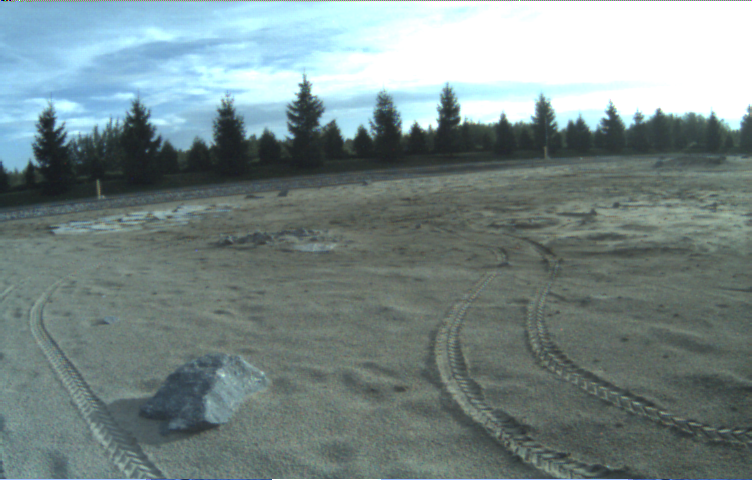
#> input picture data/omni_image0/image_for_stitching.png, 752 x 480 px
$ python main.py
#> lines starting #> are read from the running program, lines starting #| are printed output that depends on the picture
### src/sift_matchers.py
import cv2 as cv
import numpy as np

'''
Create a feature matching class Using OpenCV SIFT Detector and Brute Force Matching
'''

class sift_matcher:
	def __init__(self):
		self.sift = cv.SIFT_create()
		self.bf = cv.BFMatcher()

	# use adaptive_histogram_equilization to make the matching better
	# [7 lines left out: function adaptive_histogram_equilization, not called in this run]


	def feature_matching(self,img1, img2):
		# Initiate SIFT detector
		sift = cv.SIFT_create()
		# find the keypoints and descriptors with SIFT
		kp1, des1 = sift.detectAndCompute(img1,None)
		kp2, des2 = sift.detectAndCompute(img2,None)
		# FLANN parameters
		FLANN_INDEX_KDTREE = 1
		index_params = dict(algorithm = FLANN_INDEX_KDTREE, trees = 5)
		search_params = dict(checks=50)   # or pass empty dictionary
		flann = cv.FlannBasedMatcher(index_params,search_params)
		matches2to1 = flann.knnMatch(des2,des1,k=2)

		matchesMask_ratio = [[0,0] for i in range(len(matches2to1))]
		match_dict = {}
		for i,(m,n) in enumerate(matches2to1):
			if m.distance < 0.7*n.distance:
				matchesMask_ratio[i]=[1,0]
				match_dict[m.trainIdx] = m.queryIdx

		# perform reciprocal matching to ensure better matches
		good = []
		recip_matches = flann.knnMatch(des1,des2,k=2)
		matchesMask_ratio_recip = [[0,0] for i in range(len(recip_matches))]

		for i,(m,n) in enumerate(recip_matches):
			if m.distance < 0.7*n.distance: # ratio
				if m.queryIdx in match_dict and match_dict[m.queryIdx] == m.trainIdx:
					good.append(m)
					matchesMask_ratio_recip[i]=[1,0]

		draw_params = dict(matchColor = (0,255,0), singlePointColor = (255,0,0), matchesMask = matchesMask_ratio_recip, flags = 0)
		img3 = cv.drawMatchesKnn(img1,kp1,img2,kp2,recip_matches,None,**draw_params)
		cv.imshow("warped", img3)
		cv.waitKey()

		pts1,pts2 =([ kp1[m.queryIdx].pt for m in good ],[ kp2[m.trainIdx].pt for m in good ])

		src_pts = np.float32(pts1).reshape(-1,1,2)
		dst_pts = np.float32(pts2).reshape(-1,1,2)

		M, mask = cv.estimateAffine2D(src_pts, dst_pts, cv.RANSAC, ransacReprojThreshold=5.0)

		return M

### src/main.py
import numpy as np
import cv2 as cv
import sys
from sift_matchers import *
import time
from matplotlib.path import Path
import math

class Stitch:

    def __init__(self):

        stitch = [cv.imread('../data/omni_image'+str(i)+'/image_for_stitching.png') for i in range(10)]
#> stitch = 10 items
        self.images = [img for img in stitch]
#> self.images = 10 items
        self.matcher = sift_matcher()

        # camera intrinsics known
        K0 = np.array([[482.047,0,373.237],[0,485.211,211.02],[0,0,1]])
        K1 = np.array([[479.429,0,367.111],[0,482.666,230.626],[0,0,1]])
        K2 = np.array([[483.259,0,340.948],[0,486.027,204.701],[0,0,1]])
        K3 = np.array([[483.895,0,375.161],[0,486.584,220.184],[0,0,1]])
        K4 = np.array([[473.571,0,378.17],[0,477.53,212.577],[0,0,1]])
        K5 = np.array([[473.368,0,371.65],[0,477.558,204.79],[0,0,1]])
        K6 = np.array([[476.784,0,381.798],[0,479.991,205.64],[0,0,1]])
        K7 = np.array([[480.086,0,361.268],[0,483.581,221.179],[0,0,1]])
        K8 = np.array([[478.614,0,377.363],[0,481.574,194.839],[0,0,1]])
        K9 = np.array([[480.918,0,386.897],[0,484.086,206.923],[0,0,1]])
        self.K = [K0,K1,K2,K3,K4,K5,K6,K7,K8,K9]

    def cylindricalWarp(self,img, K):
        """This function returns the cylindrical warp for a given image and intrinsics matrix K"""
        h_,w_ = img.shape[:2]
        # pixel coordinates
        y_i, x_i = np.indices((h_,w_))
        X = np.stack([x_i,y_i,np.ones_like(x_i)],axis=-1).reshape(h_*w_,3) # to homog
        Kinv = np.linalg.inv(K)
        X = Kinv.dot(X.T).T # normalized coords
        # calculate cylindrical coords (sin\theta, h, cos\theta)
        A = np.stack([np.sin(X[:,0]),X[:,1],np.cos(X[:,0])],axis=-1).reshape(w_*h_,3)
        B = K.dot(A.T).T # project back to image-pixels plane
        # back from homog coords
        B = B[:,:-1] / B[:,[-1]]
        # make sure warp coords only within image bounds
        B[(B[:,0] < 0) | (B[:,0] >= w_) | (B[:,1] < 0) | (B[:,1] >= h_)] = -1
        B = B.reshape(h_,w_,-1)

        img_rgba = cv.cvtColor(img,cv.COLOR_BGR2BGRA) # for transparent borders...
        # warp the image according to cylindrical coords
        return cv.remap(img_rgba, B[:,:,0].astype(np.float32), B[:,:,1].astype(np.float32), cv.INTER_AREA, borderMode=cv.BORDER_TRANSPARENT)


    def stitching(self):

        self.stitchThree([2,4,6])
#> in stitchThree, img2 is the input picture: shape (480, 752, 3); mean B, G, R 136.9, 137, 120.4
#> the loop in stitchThree, `for i in range(len(input)):` made 5 passes
#> Kinv in cylindricalWarp on passes 1 to 5: [[0.0021, 0, -0.801], [0, 0.00208, -0.428], [0, 0, 1]], [[0.00207, 0, -0.706], [0, 0.00206, -0.421], [0, 0, 1]], [[0.00211, 0, -0.799], [0, 0.00209, -0.445], [0, 0, 1]], [[0.00207, 0, -0.706], [0, 0.00206, -0.421], [0, 0, 1]], [[0.0021, 0, -0.801], [0, 0.00208, -0.428], [0, 0, 1]]
#> pass 1, in cylindricalWarp, `y_i, x_i = np.indices((h_,w_))`:
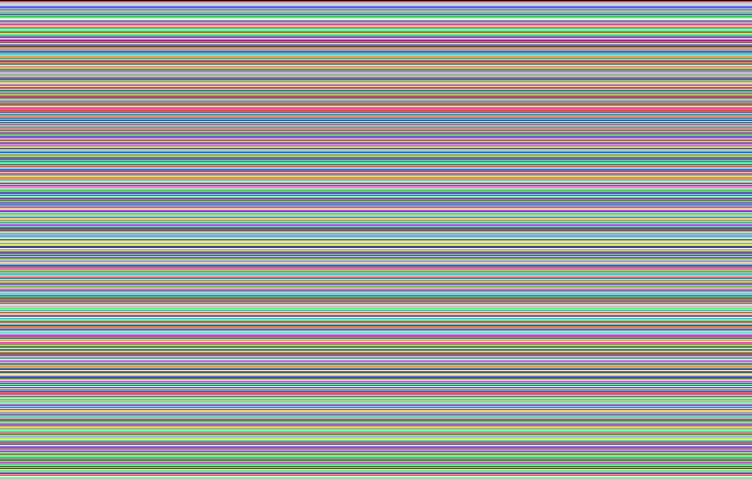
#> y_i: shape (480, 752) int64; 480 distinct labels, from 0 to 479; one colour per label, 0 black
#> pass 1, in cylindricalWarp, `y_i, x_i = np.indices((h_,w_))`:
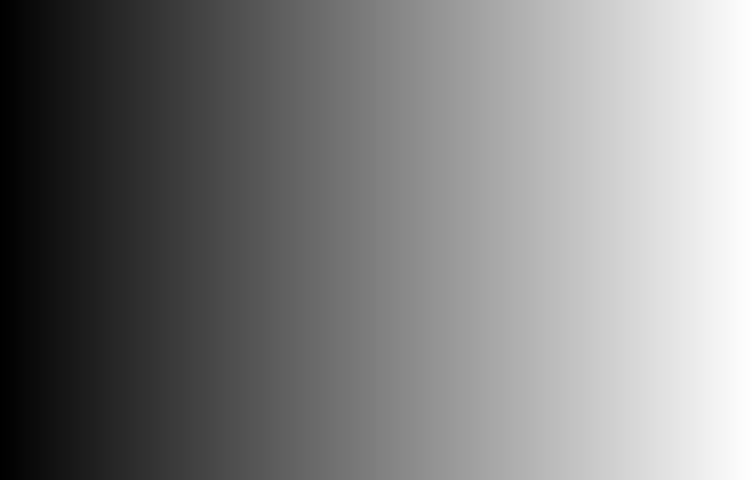
#> x_i: shape (480, 752) int64; min 0, max 751, mean 375.5; drawn with min black and max white
#> after the loop in stitchThree, `for i in range(len(input)):`: input = 5 items
        cv.imwrite("../2-4-6.jpg", s.pano)
        self.stitchThree([4,6,8])
        cv.imwrite("../4-6-8.jpg", s.pano)
        self.stitchThree([6,8,0])
        cv.imwrite("../6-8-0.jpg", s.pano)

    def stitchThree(self, img_list):

        [img2, img1, img3] = [self.images[i] for i in img_list]

        m = np.ones_like(img3, dtype='float32') # 8
        m1 = np.ones_like(img2, dtype='float32') # 4

        input = [m, m1, img1, img2, img3]
        K = [img_list[2],img_list[0],img_list[1],img_list[0],img_list[2]]
        for i in range(len(input)):
            h,w,_ = input[i].shape
            input[i] = self.cylindricalWarp(input[i],self.K[K[i]])
            input[i] = cv.copyMakeBorder(input[i],100,100,600,600, cv.BORDER_CONSTANT)

        M = self.matcher.feature_matching(input[-1],input[2]) # match 8 to 6
#> in feature_matching, `kp1, des1 = sift.detectAndCompute(img1,None)`: kp1 = 924 keypoints; strongest (x, y, size): (1236, 172, 106.2), (926, 578, 2), (914, 577, 2.1), (1005, 228, 7.8)
#> in feature_matching, `kp2, des2 = sift.detectAndCompute(img2,None)`: kp2 = 819 keypoints; strongest (x, y, size): (1231, 178, 87), (1279, 222, 26.4), (1292, 148, 4.6), (1289, 151, 9)
#> in feature_matching, `matches2to1 = flann.knnMatch(des2,des1,k=2)`: matches2to1 = 819 matches
#> in feature_matching, `matchesMask_ratio = [[0,0] for i in range(len(matches2to1))]`: matchesMask_ratio = 819 pairs, first value 0 to 0, second value 0 to 0
#> after the loop in feature_matching, `for i,(m,n) in enumerate(matches2to1):`: match_dict = 563 items; matchesMask_ratio = 819 pairs, first value 0 to 1, second value 0 to 0
#> in feature_matching, `recip_matches = flann.knnMatch(des1,des2,k=2)`: recip_matches = 924 matches
#> in feature_matching, `matchesMask_ratio_recip = [[0,0] for i in range(len(recip_matches))]`: matchesMask_ratio_recip = 924 pairs, first value 0 to 0, second value 0 to 0
#> after the loop in feature_matching, `for i,(m,n) in enumerate(recip_matches):`: good = 550 matches; matchesMask_ratio_recip = 924 pairs, first value 0 to 1, second value 0 to 0
#> in feature_matching, `draw_params = dict(matchColor = (0,255,0), singlePointColor = (255,0,0..`: draw_params = 4 items
#> in feature_matching, `pts1,pts2 =([ kp1[m.queryIdx].pt for m in good ],[ kp2[m.trainIdx].pt ..`: pts1 = 550 pairs, first value 667.5 to 1391.9, second value 151.7 to 569; pts2 = 550 pairs, first value 666.8 to 1373.7, second value 151.9 to 568.9
#> in feature_matching, `src_pts = np.float32(pts1).reshape(-1,1,2)`: src_pts = 550 rows, first 8: [667.5, 315.7], [679.2, 274.6], [681.4, 234.1], [682.7, 271.2], [682.7, 271.2], [684.5, 248], [685.6, 253.4], [685.6, 244.7]
#> in feature_matching, `dst_pts = np.float32(pts2).reshape(-1,1,2)`: dst_pts = 550 rows, first 8: [666.8, 317.1], [678.4, 276], [680.7, 235.4], [681.9, 272.5], [681.9, 272.5], [683.7, 249.1], [684.8, 254.5], [684.9, 246]
#> in feature_matching, `M, mask = cv.estimateAffine2D(src_pts, dst_pts, cv.RANSAC, ransacRepro..`: M = [[0.999, -0.000211, 0.408], [-0.00071, 0.999, 1.36]]; mask = 550 values, max 1 at index 0, min 0 at index 507, mean 0.996
        M1 = self.matcher.feature_matching(input[-2],input[2]) # match 4 to 6

        y,x,_ = input[2].shape

        out1img = cv.warpAffine(input[-1], M, (x,y))
        out2img = cv.warpAffine(input[-2], M1, (x,y))
        out1mask = cv.warpAffine(input[0], M, (x,y))
        out2mask = cv.warpAffine(input[1], M1, (x,y))

        # Use Laplacian_blending to render the panorama
        lpb = self.Laplacian_blending(out1img,input[2],out1mask,3)
        lpb1 = self.Laplacian_blending(out2img,lpb,out2mask,3)
        self.pano = lpb1

    # [41 lines left out: function fullPano, not called in this run]

    def Laplacian_blending(self,img1,img2,mask,levels=4):

        G1 = img1.copy()
        G2 = img2.copy()
        GM = mask.copy()
        gp1 = [G1]
        gp2 = [G2]
        gpM = [GM]
        for i in range(levels):
            G1 = cv.pyrDown(G1)
            G2 = cv.pyrDown(G2)
            GM = cv.pyrDown(GM)
            gp1.append(np.float32(G1))
            gp2.append(np.float32(G2))
            gpM.append(np.float32(GM))

        # generate Laplacian Pyramids for A,B and masks
        lp1  = [gp1[levels-1]] # the bottom of the Lap-pyr holds the last (smallest) Gauss level
        lp2  = [gp2[levels-1]]
        gpMr = [gpM[levels-1]]
        for i in range(levels-1,0,-1):
            # Laplacian: subtarct upscaled version of lower level from current level
            # to get the high frequencies
            L1 = np.subtract(gp1[i-1], cv.pyrUp(gp1[i]))
            L2 = np.subtract(gp2[i-1], cv.pyrUp(gp2[i]))
            lp1.append(L1)
            lp2.append(L2)
            gpMr.append(gpM[i-1]) # also reverse the masks

        # Now blend images according to mask in each level
        LS = []
        for l1,l2,gm in zip(lp1,lp2,gpMr):
            ls = l1 * gm + l2 * (1.0 - gm)
            LS.append(ls)

        # now reconstruct
        ls_ = LS[0]
        for i in range(1,levels):
            ls_ = cv.pyrUp(ls_)
            ls_ = cv.add(ls_, LS[i])

        return ls_

if __name__ == '__main__':

    s = Stitch()
    s.stitching()
#> in feature_matching (call 2), `kp1, des1 = sift.detectAndCompute(img1,None)`: kp1 = 1531 keypoints; strongest (x, y, size): (1213, 174, 106.7), (884, 578, 2.1), (874, 577, 2.1), (700, 173, 109.7)
#> in feature_matching (call 2), `kp1, des1 = sift.detectAndCompute(img1,None)`:
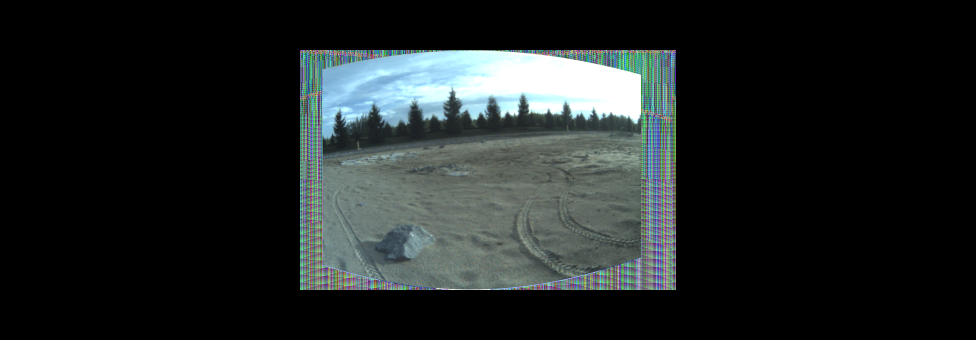
#> img1: shape (680, 1952, 4) (shown at 1/2 size); mean of channels 0, 1, 2, 3 36.8, 36.9, 31.9, 60.7; drawn as B, G, R
#> in feature_matching (call 2), `matchesMask_ratio = [[0,0] for i in range(len(matches2to1))]`: matchesMask_ratio = 819 pairs, first value 0 to 0, second value 0 to 0
#> after the loop in feature_matching (call 2), `for i,(m,n) in enumerate(matches2to1):`: match_dict = 545 items; matchesMask_ratio = 819 pairs, first value 0 to 1, second value 0 to 0
#> in feature_matching (call 2), `recip_matches = flann.knnMatch(des1,des2,k=2)`: recip_matches = 1531 matches
#> in feature_matching (call 2), `matchesMask_ratio_recip = [[0,0] for i in range(len(recip_matches))]`: matchesMask_ratio_recip = 1531 pairs, first value 0 to 0, second value 0 to 0
#> after the loop in feature_matching (call 2), `for i,(m,n) in enumerate(recip_matches):`: good = 540 matches; matchesMask_ratio_recip = 1531 pairs, first value 0 to 1, second value 0 to 0
#> in feature_matching (call 2), `img3 = cv.drawMatchesKnn(img1,kp1,img2,kp2,recip_matches,None,**draw_p..`:
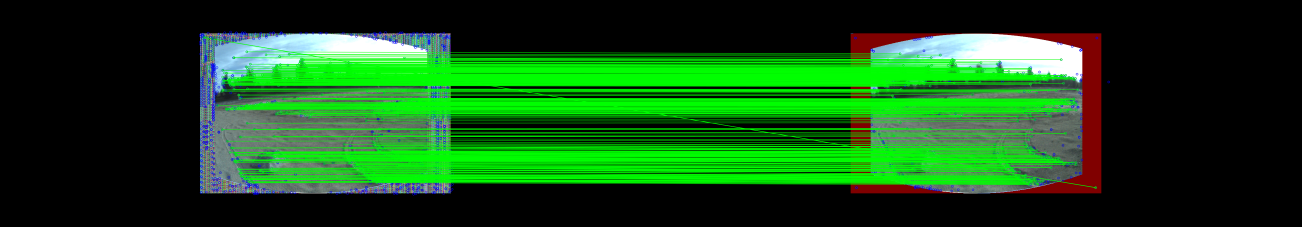
#> img3: shape (680, 3904, 4) (shown at 1/3 size); mean of channels 0, 1, 2, 3 22.3, 76, 21.2, 36.1; drawn as B, G, R
#> in feature_matching (call 2), `pts1,pts2 =([ kp1[m.queryIdx].pt for m in good ],[ kp2[m.trainIdx].pt ..`: pts1 = 540 pairs, first value 612.1 to 1268.5, second value 112.2 to 548.1; pts2 = 540 pairs, first value 666.8 to 1334.4, second value 160.9 to 562.4
#> in feature_matching (call 2), `src_pts = np.float32(pts1).reshape(-1,1,2)`: src_pts = 540 rows, first 8: [612.1, 112.2], [612.1, 112.2], [652.4, 315.9], [665.1, 273.1], [666.4, 388.7], [667, 250.5], [667.6, 230.6], [668.1, 210.2]
#> in feature_matching (call 2), `dst_pts = np.float32(pts2).reshape(-1,1,2)`: dst_pts = 540 rows, first 8: [1334.4, 562.4], [1334.4, 562.4], [666.8, 317.1], [678.4, 276], [679.6, 386.6], [680.2, 254.3], [680.7, 235.4], [681.1, 215.7]
#> in feature_matching (call 2), `M, mask = cv.estimateAffine2D(src_pts, dst_pts, cv.RANSAC, ransacRepro..`: M = [[1.03, -0.00461, -27.04], [-0.00165, 1.02, -2.72]]; mask = 540 values, max 1 at index 180, min 0 at index 0, mean 0.637
#> in stitchThree, `M1 = self.matcher.feature_matching(input[-2],input[2])`: M1 has the same summary as M in feature_matching
#> after the loop in Laplacian_blending, `for i in range(levels):`:
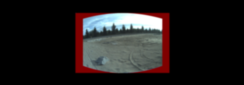
#> G2: shape (85, 244, 4); mean of channels 0, 1, 2, 3 29.1, 29.2, 33.3, 58; drawn as B, G, R
#> after the loop in Laplacian_blending, `for i in range(levels):`: gp1 = 4 items
#> after the loop in Laplacian_blending, `for i in range(levels-1,0,-1):`: gpMr = 3 items
#> the loop in Laplacian_blending, `for l1,l2,gm in zip(lp1,lp2,gpMr):` made 3 passes
#> call 2 of Laplacian_blending, with levels = 3
#> after the loop in Laplacian_blending (call 2), `for i in range(levels):`:
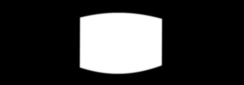
#> GM: shape (85, 244, 4) float32; mean of channels 0, 1, 2, 3 0.224, 0.224, 0.224, 0.224; drawn as B, G, R
#> the loop in Laplacian_blending (call 2), `for l1,l2,gm in zip(lp1,lp2,gpMr):` made 3 passes
#> pass 2, in Laplacian_blending (call 2), `ls = l1 * gm + l2 * (1.0 - gm)`:
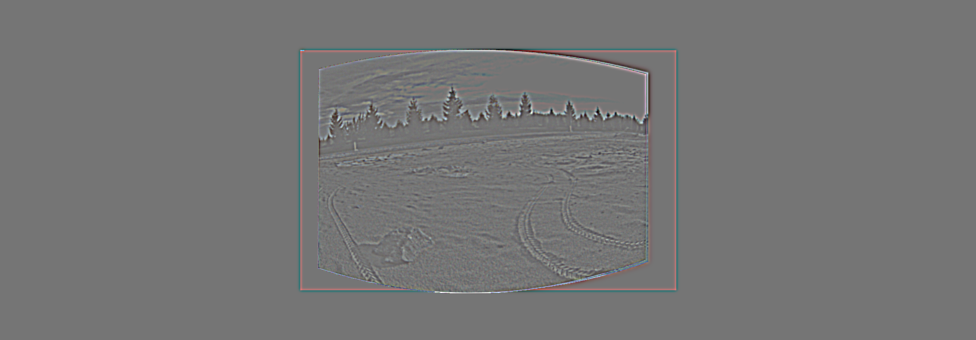
#> ls: shape (340, 976, 4) float32; mean of channels 0, 1, 2, 3 0, 0, 0, 0.1; drawn with min black and max white
#> the loop in stitchThree (call 2), `for i in range(len(input)):` made 5 passes
#> Kinv in cylindricalWarp on passes 1 to 5: [[0.00209, 0, -0.788], [0, 0.00208, -0.405], [0, 0, 1]], [[0.00211, 0, -0.799], [0, 0.00209, -0.445], [0, 0, 1]], [[0.0021, 0, -0.801], [0, 0.00208, -0.428], [0, 0, 1]], [[0.00211, 0, -0.799], [0, 0.00209, -0.445], [0, 0, 1]], [[0.00209, 0, -0.788], [0, 0.00208, -0.405], [0, 0, 1]]
#> in feature_matching (call 3), `kp1, des1 = sift.detectAndCompute(img1,None)`: kp1 = 828 keypoints; strongest (x, y, size): (1233, 176, 86.8), (1279, 217, 27.9), (744, 176, 103), (1293, 144, 4.7)
#> in feature_matching (call 3), `kp2, des2 = sift.detectAndCompute(img2,None)`: kp2 = 898 keypoints; strongest (x, y, size): (1242, 171, 108.3), (913, 577, 2.1), (1005, 228, 7.8), (921, 578, 2.6)
#> in feature_matching (call 3), `matches2to1 = flann.knnMatch(des2,des1,k=2)`: matches2to1 = 898 matches
#> in feature_matching (call 3), `recip_matches = flann.knnMatch(des1,des2,k=2)`: recip_matches = 828 matches
#> after the loop in feature_matching (call 3), `for i,(m,n) in enumerate(recip_matches):`: good = 562 matches; matchesMask_ratio_recip = 828 pairs, first value 0 to 1, second value 0 to 0
#> in feature_matching (call 3), `src_pts = np.float32(pts1).reshape(-1,1,2)`: src_pts = 562 rows, first 8: [665.6, 313.6], [677.3, 272.5], [678.5, 383.6], [679.7, 231.7], [680.9, 269], [680.9, 269], [682.8, 245.7], [683.9, 242.4]
#> in feature_matching (call 3), `dst_pts = np.float32(pts2).reshape(-1,1,2)`: dst_pts = 562 rows, first 8: [667.5, 315.7], [679.2, 274.6], [680.3, 385.3], [681.4, 234.1], [682.7, 271.2], [682.7, 271.2], [684.5, 248], [685.6, 244.7]
#> in feature_matching (call 4), `kp1, des1 = sift.detectAndCompute(img1,None)`: kp1 = 909 keypoints; strongest (x, y, size): (1242, 172, 110.7), (1005, 229, 7.8), (913, 577, 2.6), (1048, 210, 13.8)
#> in feature_matching (call 4), `recip_matches = flann.knnMatch(des1,des2,k=2)`: recip_matches = 909 matches
#> after the loop in feature_matching (call 4), `for i,(m,n) in enumerate(recip_matches):`: good = 604 matches; matchesMask_ratio_recip = 909 pairs, first value 0 to 1, second value 0 to 0
#> in feature_matching (call 4), `src_pts = np.float32(pts1).reshape(-1,1,2)`: src_pts = 604 rows, first 8: [642.7, 537.7], [642.7, 537.7], [662.7, 284.7], [662.9, 239.1], [665.4, 278], [666.8, 317.1], [670.1, 394.1], [670.1, 394.1]
#> in feature_matching (call 4), `dst_pts = np.float32(pts2).reshape(-1,1,2)`: dst_pts = 604 rows, first 8: [642.9, 536.5], [642.9, 536.5], [663, 283.1], [663.1, 237.7], [666.1, 276.3], [667.5, 315.7], [670.9, 392.6], [670.9, 392.6]
#> in feature_matching (call 5), `kp1, des1 = sift.detectAndCompute(img1,None)`: kp1 = 837 keypoints; strongest (x, y, size): (1232, 178, 87.4), (1278, 220, 28.6), (743, 178, 103.9), (1005, 229, 7.8)
#> in feature_matching (call 5), `kp2, des2 = sift.detectAndCompute(img2,None)`: kp2 = 921 keypoints; strongest (x, y, size): (1243, 170, 108.8), (922, 578, 2.1), (911, 577, 2.7), (602, 102, 2.5)
#> in feature_matching (call 5), `matches2to1 = flann.knnMatch(des2,des1,k=2)`: matches2to1 = 921 matches
#> in feature_matching (call 5), `recip_matches = flann.knnMatch(des1,des2,k=2)`: recip_matches = 837 matches
#> after the loop in feature_matching (call 5), `for i,(m,n) in enumerate(recip_matches):`: good = 563 matches; matchesMask_ratio_recip = 837 pairs, first value 0 to 1, second value 0 to 0
#> in feature_matching (call 5), `src_pts = np.float32(pts1).reshape(-1,1,2)`: src_pts = 563 rows, first 8: [675.4, 275.3], [676.7, 387.1], [676.7, 387.1], [677.2, 253.4], [677.7, 234.2], [678.2, 214.4], [678.9, 271.6], [678.9, 271.6]
#> in feature_matching (call 5), `dst_pts = np.float32(pts2).reshape(-1,1,2)`: dst_pts = 563 rows, first 8: [677.3, 272.5], [678.5, 383.6], [678.5, 383.6], [679.1, 250.7], [679.7, 231.7], [680.1, 211.9], [680.9, 269], [680.9, 269]
#> in feature_matching (call 6), `kp1, des1 = sift.detectAndCompute(img1,None)`: kp1 = 901 keypoints; strongest (x, y, size): (1242, 171, 108.2), (1005, 228, 7.8), (1048, 209, 13.8), (1029, 222, 13.4)
#> in feature_matching (call 6), `recip_matches = flann.knnMatch(des1,des2,k=2)`: recip_matches = 901 matches
#> after the loop in feature_matching (call 6), `for i,(m,n) in enumerate(recip_matches):`: good = 605 matches; matchesMask_ratio_recip = 901 pairs, first value 0 to 1, second value 0 to 0
#> in feature_matching (call 6), `src_pts = np.float32(pts1).reshape(-1,1,2)`: src_pts = 605 rows, first 8: [635.6, 97.72], [642.5, 537.1], [642.5, 537.1], [662.9, 283.3], [667.5, 315.7], [670.9, 392.6], [670.9, 392.6], [679.2, 274.6]
#> in feature_matching (call 6), `dst_pts = np.float32(pts2).reshape(-1,1,2)`: dst_pts = 605 rows, first 8: [1140.4, 582.1], [643.9, 536.5], [643.9, 536.5], [661, 280.6], [665.6, 313.6], [669, 390.9], [669, 390.9], [677.3, 272.5]
    # s.fullPano()
    # cv.imwrite("../fullPano.jpg", s.pano)
    print ("done")
    # s.pano = s.pano[413:703,737:4534]
    # s.pano = cv.resize(s.pano,(2100,500),interpolation=cv.INTER_CUBIC)
    #cv.imwrite("../testCyl.jpg", s.pano)
    print ("image written")
    cv.destroyAllWindows()
